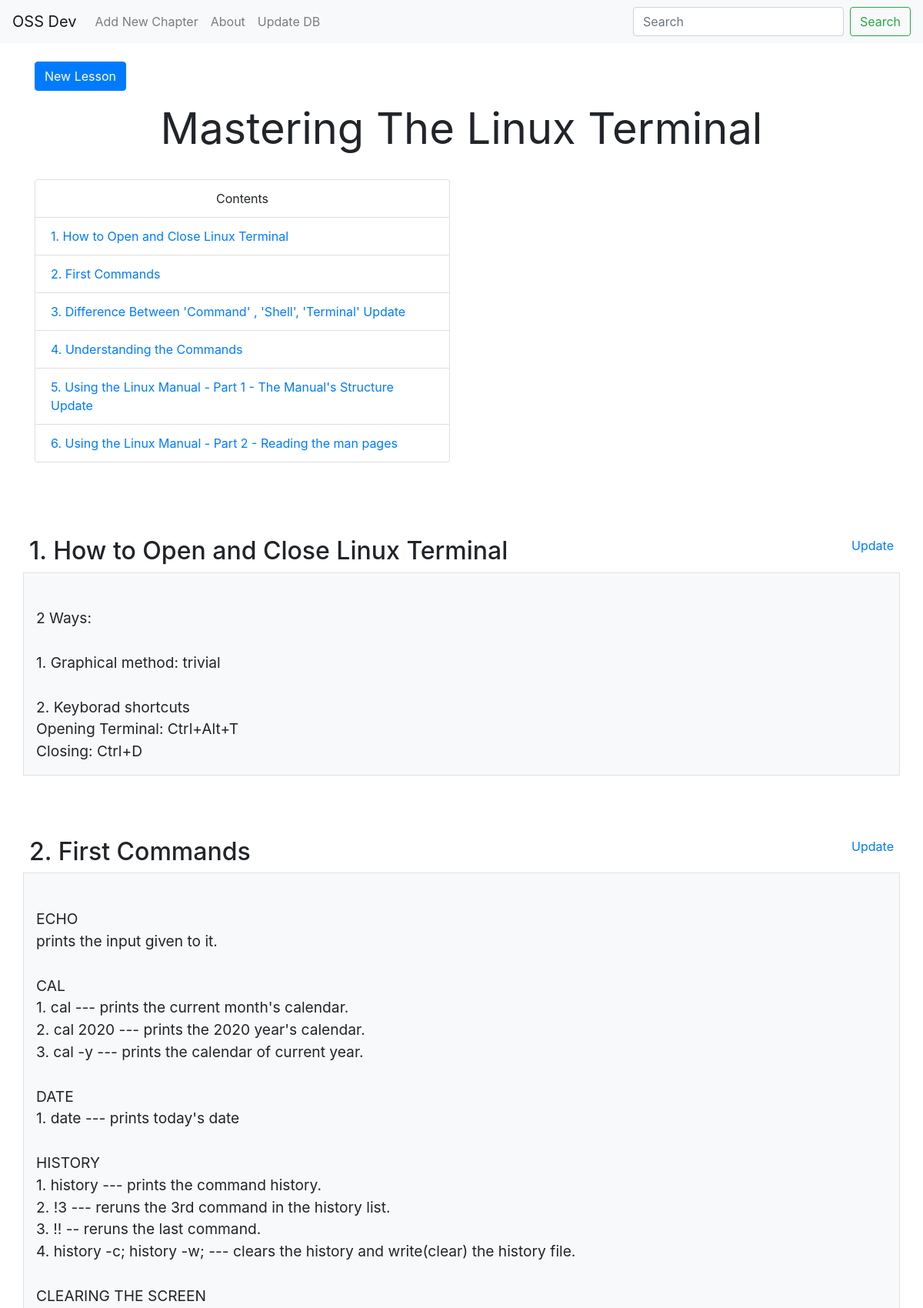
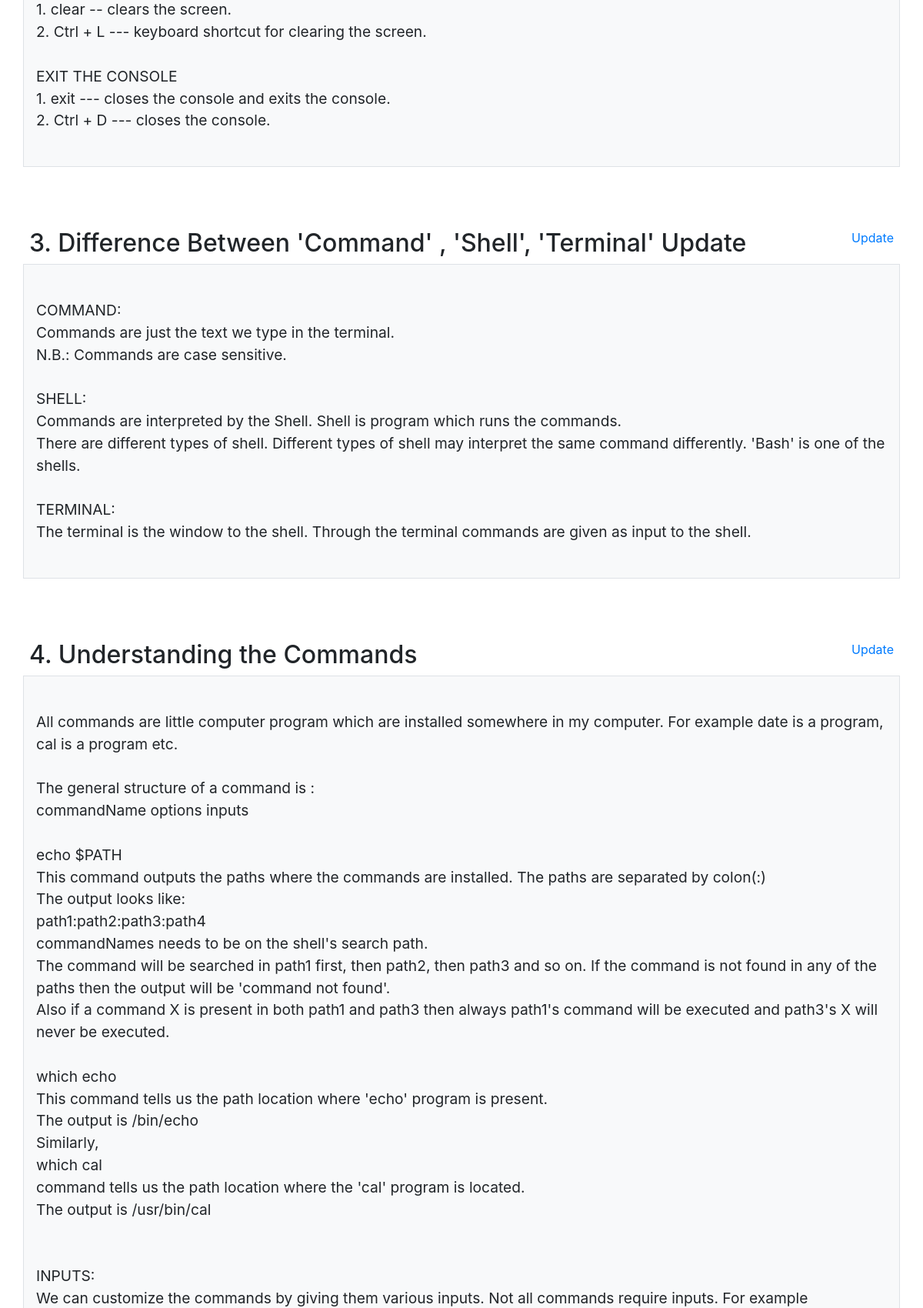
Screenshot of /chapter/1 (upper part) with the database file from the repository (2 pictures, top to bottom).
### flask_app.py (models this page shows, shortened)
class Chapters(db.Model):
    __tablename__ = 'chapters'
    id = db.Column(db.Integer, primary_key=True)
    name = db.Column(db.String)
    slno = db.Column(db.Integer)
    lessons = db.relationship('Lessons', cascade="all,delete", backref='my_chapter', lazy='dynamic')

class Lessons(db.Model):
    __tablename__ = 'lessons'
    id = db.Column(db.Integer, primary_key=True)
    name = db.Column(db.String)
    slno = db.Column(db.Integer)
    lesson = db.Column(db.Text)
    chapter = db.Column(db.Integer, db.ForeignKey('chapters.id'))
    images = db.relationship('Images', cascade="all,delete", backref='my_lesson', lazy='dynamic')

### flask_app.py (the view)
@app.route('/chapter/<int:id>')
def chapter(id):
    lessons = Lessons.query.filter_by(chapter=id).order_by(Lessons.slno).all()
    allImages = {}
    for lesson in lessons:
        images = Images.query.filter_by(lesson=lesson.id)
        if images.count()>0:
            allImages[lesson.id] = images
    chapter = Chapters.query.get(id)
    return render_template('lesson.html', lessons=lessons, allImages=allImages, chapter=id, chapterName=chapter.name, courseName=courseName, courseAbout=courseAbout)

### templates/lesson.html (shortened to what this page needs)
{% extends "base.html" %}
{% block body %}
<div class="container my-4">
    <a href="{{url_for('newlesson', chapter=chapter)}}" class="btn btn-primary">New Lesson</a>
    <div class="display-4 text-center my-3"><b>{{chapterName}}</b></div>
    <div class="row">
        <div class="my-3 col-lg-6 float-left col-sm-10">
            <ul class="list-group">
                <li class="list-group-item text-center">Contents</li>
                {% for lesson in lessons %}
                <li class="list-group-item"><a href="#{{lesson.name | replace(' ', '')}}">{{lesson.name}}</a></li>
                {% endfor %}
            </ul>
        </div>
    </div>
    {% for lesson in lessons %}
    {% if allImages[lesson.id] %}
    <div class="row my-4">
        <div class="col-10 col-md-12 mt-5 p-2 mx-auto">
            <span class="h2" id="{{lesson.name | replace(' ', '')}}">{{lesson.name}}</span>
            <span class="float-right"><a href="{{url_for('updateLesson', id=lesson.id)}}">Update</a></span>
        </div>
        <div class="clearfix p-0 col-10 col-md-12   mx-auto">
            <div class="float-right col-sm-12 col-md-6 border p-0">
                <div id="carouselExampleControls{{loop.index}}" class="carousel slide" data-ride="carousel">
                    <div class="carousel-inner">
                        {% for img in allImages[lesson.id] %}
                        <div class="carousel-item {% if loop.index==1 %} active {% endif %}">
                            <img src="/static/img/{{img.image_path}}" class="d-block w-100" style="max-height: 400px;"
                                alt="">
                            <button type="button" style="display: block; margin: auto;" class="btn btn-secondary"
                                data-toggle="modal" data-target="#exampleModalCenter{{img.id}}">
                                <svg width="1.5em" height="1.5em" viewBox="0 0 16 16" class="bi bi-arrows-angle-expand"
                                    fill="currentColor" xmlns="http://www.w3.org/2000/svg">
                                    <path fill-rule="evenodd"
                                        d="M5.828 10.172a.5.5 0 0 0-.707 0l-4.096 4.096V11.5a.5.5 0 0 0-1 0v3.975a.5.5 0 0 0 .5.5H4.5a.5.5 0 0 0 0-1H1.732l4.096-4.096a.5.5 0 0 0 0-.707zm4.344-4.344a.5.5 0 0 0 .707 0l4.096-4.096V4.5a.5.5 0 1 0 1 0V.525a.5.5 0 0 0-.5-.5H11.5a.5.5 0 0 0 0 1h2.768l-4.096 4.096a.5.5 0 0 0 0 .707z" />
                                </svg>
                            </button>
                        </div>
                        {% endfor %}
                    </div>
                    <a class="carousel-control-prev" href="#carouselExampleControls{{loop.index}}" role="button"
                        data-slide="prev">
                        <span class="carousel-control-prev-icon" aria-hidden="true"></span>
                        <span class="sr-only">Previous</span>
                    </a>
                    <a class="carousel-control-next" href="#carouselExampleControls{{loop.index}}" role="button"
                        data-slide="next">
                        <span class="carousel-control-next-icon" aria-hidden="true"></span>
                        <span class="sr-only">Next</span>
                    </a>
                </div>
                {% for img in allImages[lesson.id] %}
                <div class="modal fade" id="exampleModalCenter{{img.id}}" tabindex="-1" role="dialog"
                    aria-labelledby="exampleModalCenterTitle" aria-hidden="true">
                    <div class="modal-dialog modal-dialog-centered modal-lg" role="document">
                        <div class="modal-content">
                            <div class="modal-header">
                                <button type="button" class="close" data-dismiss="modal" aria-label="Close">
                                    <span aria-hidden="true">
                                        <svg width="1em" height="1em" viewBox="0 0 16 16"
                                            class="bi bi-arrows-angle-contract" fill="currentColor"
                                            xmlns="http://www.w3.org/2000/svg">
                                            <path fill-rule="evenodd"
                                                d="M.172 15.828a.5.5 0 0 0 .707 0l4.096-4.096V14.5a.5.5 0 1 0 1 0v-3.975a.5.5 0 0 0-.5-.5H1.5a.5.5 0 0 0 0 1h2.768L.172 15.121a.5.5 0 0 0 0 .707zM15.828.172a.5.5 0 0 0-.707 0l-4.096 4.096V1.5a.5.5 0 1 0-1 0v3.975a.5.5 0 0 0 .5.5H14.5a.5.5 0 0 0 0-1h-2.768L15.828.879a.5.5 0 0 0 0-.707z" />
                                        </svg>
                                    </span>
                                </button>
                            </div>
                            <div class="modal-body">
                                <img src="/static/img/{{img.image_path}}" alt=""
                                    style="max-width: 100%; max-height: 100%;; margin: auto; display: block;">
                            </div>
                        </div>
                    </div>
                </div>
                {% endfor %}
            </div>
            <div style="white-space: pre-line; font-size: larger;" class="border bg-light p-3">
                {{lesson.lesson}}
            </div>
        </div>
    </div>
    {% else %}
    <div class="row my-4">
        <div class="col-10 col-md-12 mt-5 p-2 mx-auto">
            <span class="h2" id="{{lesson.name | replace(' ', '')}}">{{lesson.name}}</span>
            <span class="float-right"><a href="{{url_for('updateLesson', id=lesson.id)}}">Update</a></span>
        </div>
        <div style="white-space: pre-line; font-size: larger;"
            class="col-lg-12 bg-light col-md-12 col-sm-10 col-10 mx-auto border p-3">
            {{lesson.lesson}}
        </div>
    </div>
    {% endif %}
    {% endfor %}
</div>
{% endblock %}

### templates/base.html (shortened to what this page needs)
<!doctype html>
<html lang="en">
<head>
    <link rel="stylesheet" href="https://maxcdn.bootstrapcdn.com/bootstrap/4.0.0/css/bootstrap.min.css"
>
</head>
<body>
    <nav class="navbar navbar-expand-lg navbar-light bg-light">
        <a class="navbar-brand" href="{{url_for('home')}}">{{courseName}}</a>
        <div class="collapse navbar-collapse" id="navbarSupportedContent">
            <ul class="navbar-nav mr-auto">
                <li class="nav-item">
                    <a class="nav-link" href="{{url_for('newchapter')}}">Add New Chapter</a>
                </li>
		        <li class="nav-item">
                    <a class="nav-link" href="{{url_for('about')}}">About</a>
                </li>
                <li class="nav-item">
                    <a class="nav-link" href="{{url_for('updatedb')}}">Update DB</a>
                </li>
            </ul>
            <form class="form-inline my-2 my-lg-0" action="{{url_for('search')}}" method="GET">
                <input class="form-control mr-sm-2" type="search" name="search" placeholder="Search" aria-label="Search" autocomplete="off">
                <button class="btn btn-outline-success my-2 my-sm-0" type="submit">Search</button>
            </form>
        </div>
    </nav>
    {% block body %} {% endblock %}
</body>
</html>

### rows the page displays
Chapters: name "Mastering The Linux Terminal"
Lessons: name "1. How to Open and Close Linux Terminal", lesson "2 Ways: 1. Graphical method: trivial 2. Keyborad shortcuts Opening Terminal: Ctrl+Alt+T Closing: Ctrl+D"
Lessons: name "2. First Commands", lesson "ECHO prints the input given to it. CAL 1. cal --- prints the current month's calendar. 2. cal 2020 --- prints the 2020 year's calendar. 3. cal -y --- prints the calendar of current year. DATE 1. date --- prints today's date HISTORY 1. history --- prints the command history. 2. !3 --- reruns the 3rd command in the history list. 3. !! -- reruns the last command. 4. history -c; history -w; --- clears the history and write(clear) the history file. CLEARING THE SCREEN 1. clear -- clears the screen. 2. Ctrl + L --- keyboard shortcut for clearing the screen. EXIT THE CONSOLE 1. exit --- closes the console and exits the console. 2. Ctrl + D --- closes the console."
Lessons: name "3. Difference Between 'Command' , 'Shell', 'Terminal' Update", lesson "COMMAND: Commands are just the text we type in the terminal. N.B.: Commands are case sensitive. SHELL: Commands are interpreted by the Shell. Shell is program which runs the commands. There are different types of shell. Different types of shell may interpret the same command differently. 'Bash' is one of the shells. TERMINAL: The terminal is the window to the shell. Through the terminal commands are given as input to the shell."
Lessons: name "4. Understanding the Commands"
Lessons: name "5. Using the Linux Manual - Part 1 - The Manual's Structure Update"
Lessons: name "6. Using the Linux Manual - Part 2 - Reading the man pages"

### other values shown
{{ courseName }} "OSS Dev"
